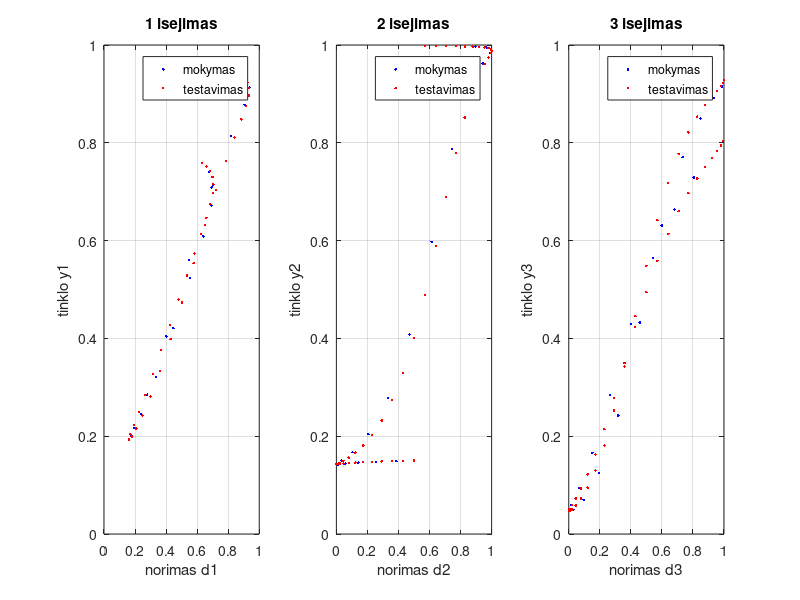
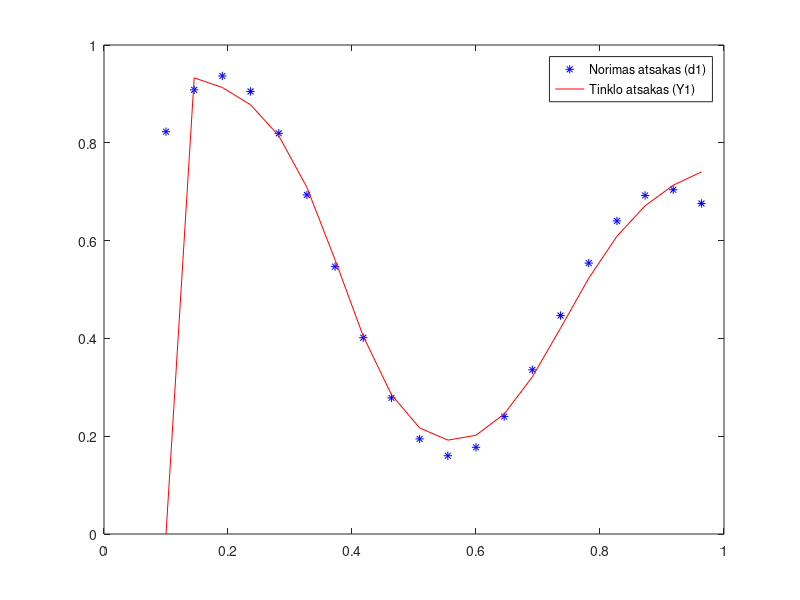
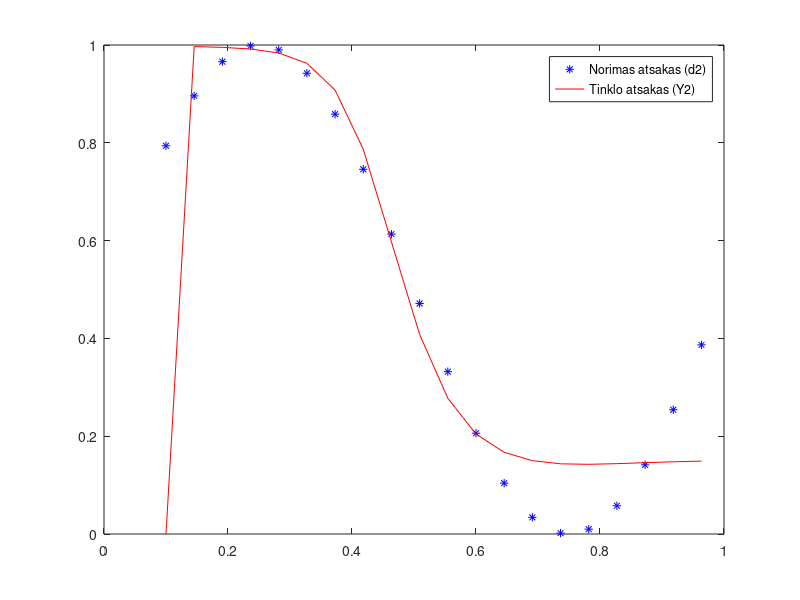
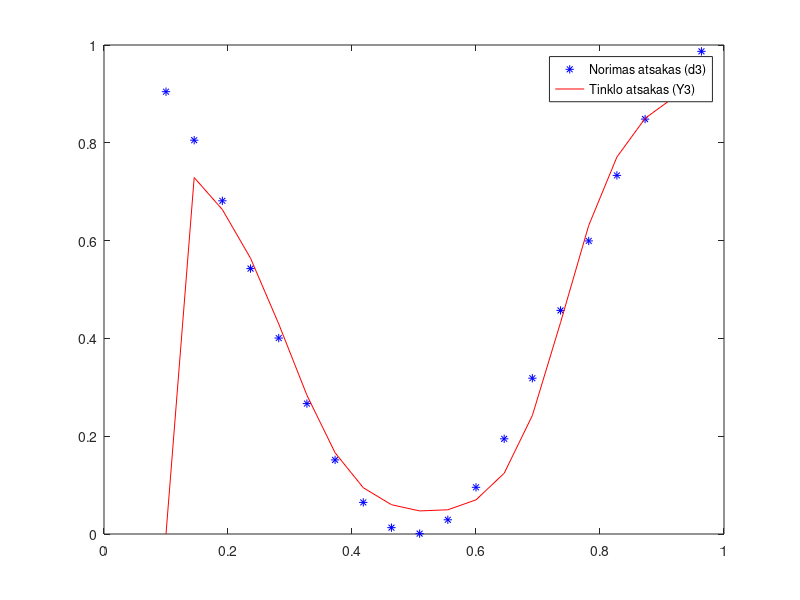

These figures' MATLAB source, in order:
clc
clear all
close all

% Iejimai: x(n) ir x(n-1). 
% Du iejimai, 2 paslepti sluoksniai, 3 isejimai.
% 1 sl. tiesinis, 2 sl. tanh, 3 sl. sigmoide (pilnai sujungtas tinklas).
% Tikslo funkcija: xi = 0.5*e^2, isvestine dxi/de = e.
%cia formules DI sugeneravo kad butu kazkoks rezultatas matomas:
x = 0.1:1/22:1;
d1 = ((1 + 0.6*sin(2*pi*x/0.7)) + 0.3*sin(2*pi*x))/2;
d2 = (1 + sin(2*pi*x))/2;
d3 = (1 + cos(2*pi*x))/2;

% Pradines koeficientu reiksmes
w11_1 = randn*0.5; w12_1 = randn*0.5; b1_1 = randn*0.5;
w21_1 = randn*0.5; w22_1 = randn*0.5; b2_1 = randn*0.5;
w31_1 = randn*0.5; w32_1 = randn*0.5; b3_1 = randn*0.5;

w11_2 = randn*0.5; w12_2 = randn*0.5; w13_2 = randn*0.5; b1_2 = randn*0.5;
w21_2 = randn*0.5; w22_2 = randn*0.5; w23_2 = randn*0.5; b2_2 = randn*0.5;

w11_3 = randn*0.5; w12_3 = randn*0.5; b1_3 = randn*0.5;
w21_3 = randn*0.5; w22_3 = randn*0.5; b2_3 = randn*0.5;
w31_3 = randn*0.5; w32_3 = randn*0.5; b3_3 = randn*0.5;

LR = 0.1;
epochos = 5000;
kastai = zeros(1, epochos);

for iter = 1:epochos
    kastai_ep = 0;

    for i = 2:length(x) % pradedam nuo 2, nes reikia x(n-1)
        xn  = x(i);
        xn1 = x(i-1);

        % 1 sluoksnio pasvertos sumos
        v1_1 = w11_1*xn + w12_1*xn1 + b1_1;
        v2_1 = w21_1*xn + w22_1*xn1 + b2_1;
        v3_1 = w31_1*xn + w32_1*xn1 + b3_1;
        % 1 sluoksnio aktyvacija (tiesine)
        y1_1 = v1_1;
        y2_1 = v2_1;
        y3_1 = v3_1;

        % 2 sluoksnio pasvertos sumos
        v1_2 = w11_2*y1_1 + w12_2*y2_1 + w13_2*y3_1 + b1_2;
        v2_2 = w21_2*y1_1 + w22_2*y2_1 + w23_2*y3_1 + b2_2;
        % 2 sluoksnio aktyvacija (tanh)
        y1_2 = tanh(v1_2);
        y2_2 = tanh(v2_2);

        % 3 sluoksnio (isejimo) pasvertos sumos
        v1_3 = w11_3*y1_2 + w12_3*y2_2 + b1_3;
        v2_3 = w21_3*y1_2 + w22_3*y2_2 + b2_3;
        v3_3 = w31_3*y1_2 + w32_3*y2_2 + b3_3;
        % Tinklo atsakas (sigmoide)
        y1 = 1/(1+exp(-v1_3));
        y2 = 1/(1+exp(-v2_3));
        y3 = 1/(1+exp(-v3_3));

        % Klaidos ir tikslo funkcija xi = 0.5*(e1^2+e2^2+e3^2)
        e1 = d1(i) - y1;
        e2 = d2(i) - y2;
        e3 = d3(i) - y3;
        kastai_ep = kastai_ep + 0.5*(e1^2+e2^2+e3^2);

        % 3 (isejimo) sluoksnio gradientai (sigmoides isvestine y(1-y))
        delta1_3 = y1*(1-y1)*e1;
        delta2_3 = y2*(1-y2)*e2;
        delta3_3 = y3*(1-y3)*e3;
        % 2 sluoksnio gradientai (tanh isvestine 1-y^2)
        delta1_2 = (1-y1_2^2) * (delta1_3*w11_3 + delta2_3*w21_3 + delta3_3*w31_3);
        delta2_2 = (1-y2_2^2) * (delta1_3*w12_3 + delta2_3*w22_3 + delta3_3*w32_3);
        % 1 sluoksnio gradientai (tiesines isvestine = 1)
        delta1_1 = delta1_2*w11_2 + delta2_2*w21_2;
        delta2_1 = delta1_2*w12_2 + delta2_2*w22_2;
        delta3_1 = delta1_2*w13_2 + delta2_2*w23_2;

        % 3 (isejimo) sluoksnio koeficientu atnaujinimas
        w11_3 = w11_3 + LR*delta1_3*y1_2;
        w12_3 = w12_3 + LR*delta1_3*y2_2;
        b1_3  = b1_3  + LR*delta1_3;
        w21_3 = w21_3 + LR*delta2_3*y1_2;
        w22_3 = w22_3 + LR*delta2_3*y2_2;
        b2_3  = b2_3  + LR*delta2_3;
        w31_3 = w31_3 + LR*delta3_3*y1_2;
        w32_3 = w32_3 + LR*delta3_3*y2_2;
        b3_3  = b3_3  + LR*delta3_3;
        % 2 sluoksnio koeficientu atnaujinimas
        w11_2 = w11_2 + LR*delta1_2*y1_1;
        w12_2 = w12_2 + LR*delta1_2*y2_1;
        w13_2 = w13_2 + LR*delta1_2*y3_1;
        b1_2  = b1_2  + LR*delta1_2;
        w21_2 = w21_2 + LR*delta2_2*y1_1;
        w22_2 = w22_2 + LR*delta2_2*y2_1;
        w23_2 = w23_2 + LR*delta2_2*y3_1;
        b2_2  = b2_2  + LR*delta2_2;
        % 1 sluoksnio koeficientu atnaujinimas
        w11_1 = w11_1 + LR*delta1_1*xn;
        w12_1 = w12_1 + LR*delta1_1*xn1;
        b1_1  = b1_1  + LR*delta1_1;
        w21_1 = w21_1 + LR*delta2_1*xn;
        w22_1 = w22_1 + LR*delta2_1*xn1;
        b2_1  = b2_1  + LR*delta2_1;
        w31_1 = w31_1 + LR*delta3_1*xn;
        w32_1 = w32_1 + LR*delta3_1*xn1;
        b3_1  = b3_1  + LR*delta3_1;
    end
    kastai(iter) = kastai_ep/(length(x)-1);
end

% Atsakas mokymo duomenims, be koeficientu atnaujinimo
Y1 = zeros(size(d1));
Y2 = zeros(size(d2));
Y3 = zeros(size(d3));
for i = 2:length(x)
    xn  = x(i);
    xn1 = x(i-1);
    y1_1 = w11_1*xn + w12_1*xn1 + b1_1;
    y2_1 = w21_1*xn + w22_1*xn1 + b2_1;
    y3_1 = w31_1*xn + w32_1*xn1 + b3_1;
    y1_2 = tanh(w11_2*y1_1 + w12_2*y2_1 + w13_2*y3_1 + b1_2);
    y2_2 = tanh(w21_2*y1_1 + w22_2*y2_1 + w23_2*y3_1 + b2_2);
    Y1(i) = 1/(1+exp(-(w11_3*y1_2 + w12_3*y2_2 + b1_3)));
    Y2(i) = 1/(1+exp(-(w21_3*y1_2 + w22_3*y2_2 + b2_3)));
    Y3(i) = 1/(1+exp(-(w31_3*y1_2 + w32_3*y2_2 + b3_3)));
end

% Testavimas. 
x_test  = 0:1/44:1;
d1_test = ((1 + 0.6*sin(2*pi*x_test/0.7)) + 0.3*sin(2*pi*x_test))/2;
d2_test = (1 + sin(2*pi*x_test))/2;
d3_test = (1 + cos(2*pi*x_test))/2;
Y1_test = zeros(size(x_test));
Y2_test = zeros(size(x_test));
Y3_test = zeros(size(x_test));
for i = 2:length(x_test)
    xn  = x_test(i);
    xn1 = x_test(i-1);
    y1_1 = w11_1*xn + w12_1*xn1 + b1_1;
    y2_1 = w21_1*xn + w22_1*xn1 + b2_1;
    y3_1 = w31_1*xn + w32_1*xn1 + b3_1;
    y1_2 = tanh(w11_2*y1_1 + w12_2*y2_1 + w13_2*y3_1 + b1_2);
    y2_2 = tanh(w21_2*y1_1 + w22_2*y2_1 + w23_2*y3_1 + b2_2);
    Y1_test(i) = 1/(1+exp(-(w11_3*y1_2 + w12_3*y2_2 + b1_3)));
    Y2_test(i) = 1/(1+exp(-(w21_3*y1_2 + w22_3*y2_2 + b2_3)));
    Y3_test(i) = 1/(1+exp(-(w31_3*y1_2 + w32_3*y2_2 + b3_3)));
end

fprintf('mokymo |e1| = %.4f, |e2| = %.4f, |e3| = %.4f\n', ...
    mean(abs(d1(2:end)-Y1(2:end))), mean(abs(d2(2:end)-Y2(2:end))), mean(abs(d3(2:end)-Y3(2:end))));
fprintf('testo  |e1| = %.4f, |e2| = %.4f, |e3| = %.4f\n', ...
    mean(abs(d1_test(2:end)-Y1_test(2:end))), mean(abs(d2_test(2:end)-Y2_test(2:end))), mean(abs(d3_test(2:end)-Y3_test(2:end))));

figure
subplot(1,3,1)
plot(d1(2:end), Y1(2:end), 'b.'); hold on
plot(d1_test(2:end), Y1_test(2:end), 'r.'); hold off
xlabel('norimas d1'); ylabel('tinklo y1');
legend('mokymas','testavimas'); title('1 isejimas'); grid on

subplot(1,3,2)
plot(d2(2:end), Y2(2:end), 'b.'); hold on
plot(d2_test(2:end), Y2_test(2:end), 'r.'); hold off
xlabel('norimas d2'); ylabel('tinklo y2');
legend('mokymas','testavimas'); title('2 isejimas'); grid on

subplot(1,3,3)
plot(d3(2:end), Y3(2:end), 'b.'); hold on
plot(d3_test(2:end), Y3_test(2:end), 'r.'); hold off
xlabel('norimas d3'); ylabel('tinklo y3');
legend('mokymas','testavimas'); title('3 isejimas'); grid on

% Papildomai - atsakas prieš x, kaip anksciau darei
figure
plot(x,d1,'b*'); hold on; plot(x,Y1,'r'); hold off
legend('Norimas atsakas (d1)','Tinklo atsakas (Y1)')

figure
plot(x,d2,'b*'); hold on; plot(x,Y2,'r'); hold off
legend('Norimas atsakas (d2)','Tinklo atsakas (Y2)')

figure
plot(x,d3,'b*'); hold on; plot(x,Y3,'r'); hold off
legend('Norimas atsakas (d3)','Tinklo atsakas (Y3)')
